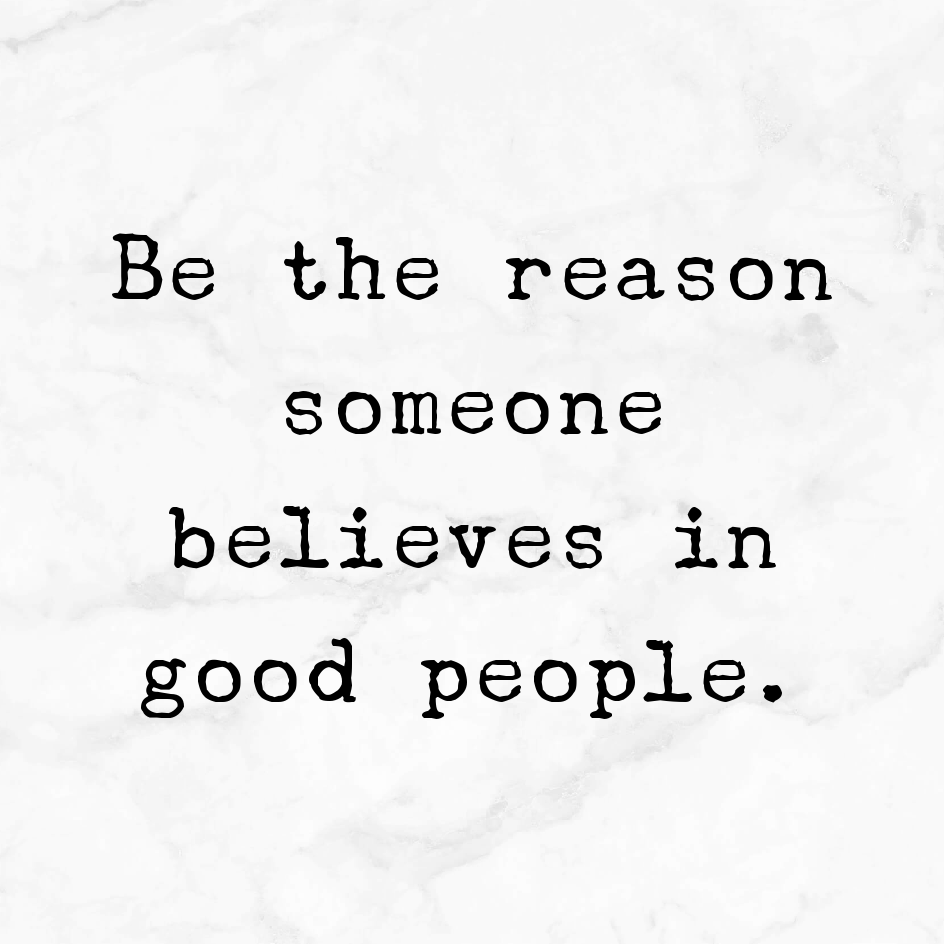
#> input picture classwork/02-28032026_29032026/image.webp, 944 x 944 px
$ jupyter execute --allow-errors 'Eigen values and Vectors 29032026.ipynb'
#> lines starting #> are read from the running program, lines starting #| are printed output that depends on the picture
[cell 1]
# Linear Transformations


# What’s a Linear Transformation?

# Think of a 2D vector like an arrow on a piece of paper.
# A matrix can transform that vector — it can:
# Stretch it
# Shrink it
# Flip it
# Rotate it


# When we multiply a vector by a matrix, we're changing it in these ways.

[cell 2]
from PIL import Image, ImageOps
import matplotlib.pyplot as plt

# Load your image (adjust the path as needed)
img_path = 'image.webp'
original = Image.open(img_path)
#> original is the input picture: PIL image 944x944 RGB; min 0, max 255, mean 237.5

# Apply transformations
rotated = original.rotate(90, expand=True)       # Rotate 90° counterclockwise
scaled = original.resize((int(original.width * 0.1), int(original.height *0.1)))  # Scale by 1.5x
flipped = ImageOps.mirror(original)              # Flip horizontally (mirror)
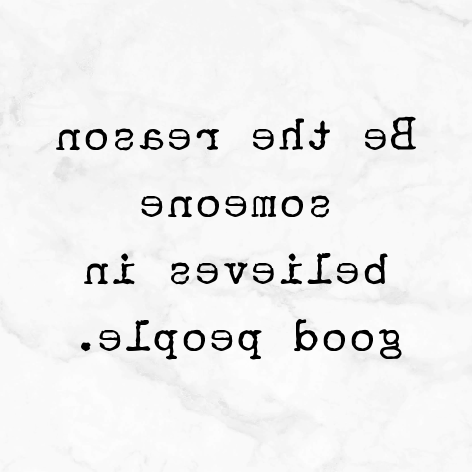
#> flipped: PIL image 944x944 RGB (shown at 1/2 size); min 0, max 255, mean 237.5

# Plot the images side by side
fig, axs = plt.subplots(1, 4, figsize=(16, 5))

titles = ["Original", "Rotated 90°", "Scaled 0.1x", "Flipped Horizontally"]
images = [original, rotated, scaled, flipped]

for ax, img, title in zip(axs, images, titles):
    ax.imshow(img)
    ax.set_title(title)
    ax.axis('off')
#> this loop made 4 passes
#> title on passes 1 to 4: 'Original', 'Rotated 90°', 'Scaled 0.1x', 'Flipped Horizontally'

plt.tight_layout()
plt.show()

[cell 3]
from PIL import Image
import numpy as np

# 1. Open the image
img = Image.open('image.webp')

# 2. Convert PIL image to matrix (NumPy array)
img_matrix = np.array(img)

# 3. Print the matrix (pixel values)
print(img_matrix)
#> (printed output is left out)

# 4. Display metadata (shape shows matrix dimensions: height, width, channels)
print("Shape:", img_matrix.shape)
#| Shape: (944, 944, 3)

# 5. Optional: Convert back to PIL Image if needed
# img2 = Image.fromarray(img_matrix)

[cell 4]
img = Image.open('image.webp')
img_matrix = np.asarray(img)

# 2. Perform the matrix flip
# Horizontal Flip
flipped_h_matrix = img_matrix[:, ::-1]
print(f"flipped_h_matrix --> {flipped_h_matrix}")
#> (printed output is left out)

# Vertical Flip
flipped_v_matrix = img_matrix[::-1, :]
print(f"flipped_v_matrix --> {flipped_v_matrix}")
#> (printed output is left out)

# 3. Convert back to Image to see the result
flipped_h_img = Image.fromarray(flipped_h_matrix)
flipped_h_img.show()

# 4. Convert back to Image to see the result
flipped_v_img = Image.fromarray(flipped_v_matrix)
flipped_v_img.show()

[cell 5]
import numpy as np
from PIL import Image

# 1. Prepare your 'v' (input image matrix)
img = Image.open('image.webp').convert('RGB')
v = np.asarray(img)
rows, cols, channels = v.shape

# 2. Declare 'A' (The Exchange Matrix)
# Create an identity matrix and reverse its rows
A = np.eye(rows)[::-1]

print(f"A[0] ==> {A[0]}")
#| A[0] ==> [0. 0. 0. 0. 0. 0. 0. 0. 0. 0. 0. 0. 0. 0. 0. 0. 0. 0. 0. 0. 0. 0. 0. 0.
#|  0. 0. 0. 0. 0. 0. 0. 0. 0. 0. 0. 0. 0. 0. 0. 0. 0. 0. 0. 0. 0. 0. 0. 0.
#|  0. 0. 0. 0. 0. 0. 0. 0. 0. 0. 0. 0. 0. 0. 0. 0. 0. 0. 0. 0. 0. 0. 0. 0.
#|  0. 0. 0. 0. 0. 0. 0. 0. 0. 0. 0. 0. 0. 0. 0. 0. 0. 0. 0. 0. 0. 0. 0. 0.
#|  0. 0. 0. 0. 0. 0. 0. 0. 0. 0. 0. 0. 0. 0. 0. 0. 0. 0. 0. 0. 0. 0. 0. 0.
#|  0. 0. 0. 0. 0. 0. 0. 0. 0. 0. 0. 0. 0. 0. 0. 0. 0. 0. 0. 0. 0. 0. 0. 0.
#> (further printed lines are left out)
print(f"A[1] ==> {A[1]}")
#| A[1] ==> [0. 0. 0. 0. 0. 0. 0. 0. 0. 0. 0. 0. 0. 0. 0. 0. 0. 0. 0. 0. 0. 0. 0. 0.
#|  0. 0. 0. 0. 0. 0. 0. 0. 0. 0. 0. 0. 0. 0. 0. 0. 0. 0. 0. 0. 0. 0. 0. 0.
#|  0. 0. 0. 0. 0. 0. 0. 0. 0. 0. 0. 0. 0. 0. 0. 0. 0. 0. 0. 0. 0. 0. 0. 0.
#|  0. 0. 0. 0. 0. 0. 0. 0. 0. 0. 0. 0. 0. 0. 0. 0. 0. 0. 0. 0. 0. 0. 0. 0.
#|  0. 0. 0. 0. 0. 0. 0. 0. 0. 0. 0. 0. 0. 0. 0. 0. 0. 0. 0. 0. 0. 0. 0. 0.
#|  0. 0. 0. 0. 0. 0. 0. 0. 0. 0. 0. 0. 0. 0. 0. 0. 0. 0. 0. 0. 0. 0. 0. 0.
#> (further printed lines are left out)

# 3. Compute Av = b
# We use np.dot or @. For RGB, we apply A to each color channel.
b = A @ v.reshape(rows, -1) # Flatten cols/channels to treat as a 2D transform
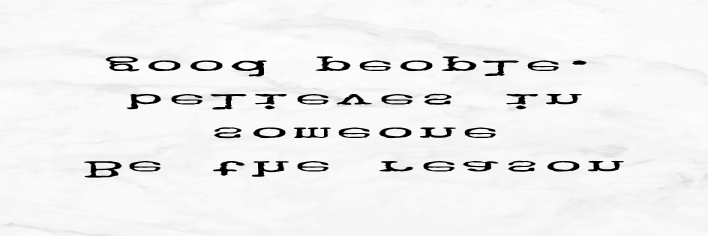
#> b: shape (944, 2832) float64 (shown at 1/4 size); min 0, max 255, mean 237.5
b = b.reshape(rows, cols, channels).astype(np.uint8)

# Show result
Image.fromarray(b).show()

[cell 6]
import numpy as np
import matplotlib.pyplot as plt
from PIL import Image

# Load your image
img_path = "image4.jpeg" # path of image
image = Image.open(img_path)
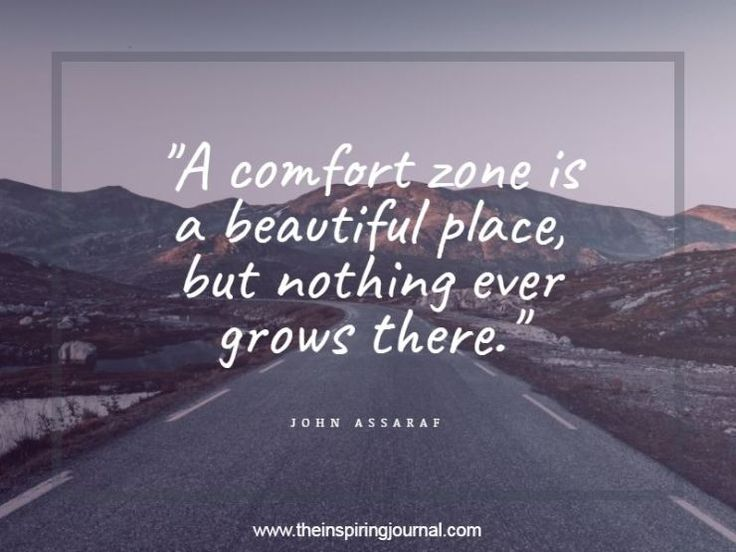
#> input picture classwork/02-28032026_29032026/image4.jpeg, 736 x 552 px
#> image is the input picture: PIL image 736x552 RGB; mean R, G, B 113.1, 107, 124.6
img_width, img_height = image.size

# Function to draw grid
def draw_grid(ax, transform=np.eye(2), color='black'):
    # Create grid points
    lines = np.linspace(-1, 1, 11)
    for x in lines:
        pts = np.array([[x, -1], [x, 1]])
        pts_t = (transform @ pts.T).T
        ax.plot(pts_t[:, 0], pts_t[:, 1], color=color, lw=0.8, alpha=0.6)
    for y in lines:
        pts = np.array([[-1, y], [1, y]])
        pts_t = (transform @ pts.T).T
        ax.plot(pts_t[:, 0], pts_t[:, 1], color=color, lw=0.8, alpha=0.6)

# List of transformations
transforms = {
    "Original": np.eye(2),
    "Shear": np.array([[1, 1], [0, 1]]),
    "Stretch X": np.array([[2, 0], [0, 1]]),
    "Rotate 45°": np.array([
        [np.cos(np.pi / 4), -np.sin(np.pi / 4)],
        [np.sin(np.pi / 4),  np.cos(np.pi / 4)]
    ]),
    "Reflect X": np.array([[1, 0], [0, -1]])
}

# Plot setup
fig, axs = plt.subplots(1, len(transforms), figsize=(18, 4))

for ax, (name, matrix) in zip(axs, transforms.items()):
    ax.imshow(image, extent=[-1, 1, -1, 1], alpha=0.3)
    draw_grid(ax, transform=matrix)
    ax.set_title(name)
    ax.set_xlim(-2, 2)
    ax.set_ylim(-2, 2)
    ax.set_aspect('equal')
    ax.axis('off')

plt.tight_layout()
plt.suptitle("Linear Transformations Applied to Grid", fontsize=16)
plt.subplots_adjust(top=0.85)
plt.show()
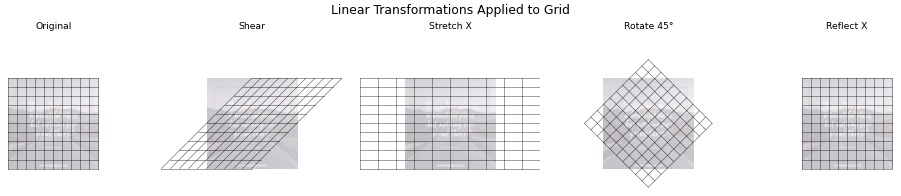
#> figure drawn by matplotlib, 5 panels

[cell 7]
import numpy as np
import matplotlib.pyplot as plt
from skimage import data
from skimage.transform import warp
from skimage.color import rgb2gray

# Loading a inbuilt image
image = rgb2gray(data.astronaut())# converting the RGB to grayscale
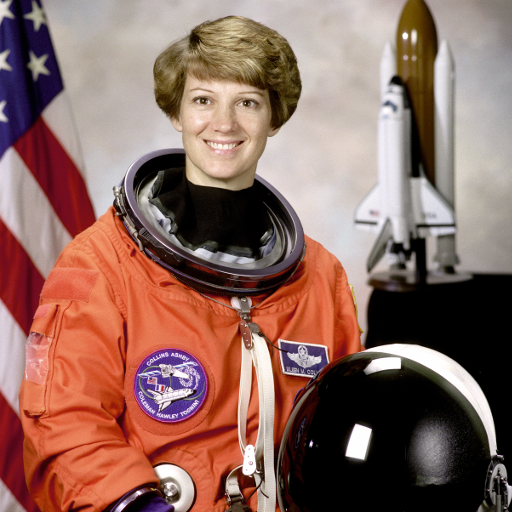
#> input picture skimage.data.astronaut(), 512 x 512 px
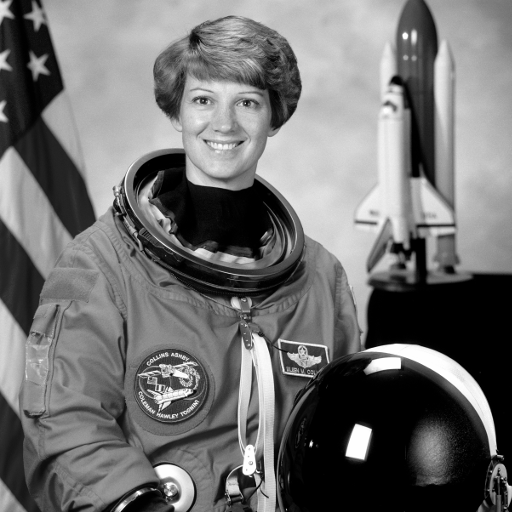
#> image: shape (512, 512) float64; min 0, max 1, mean 0.442

# Define a linear transformation matrix
# Example: Shear in x-direction
transform_matrix = np.array([
    [1, 0.5],
    [0, 1]
])

# Warp the image using the transformation matrix
def transform_coords(coords):
    return np.dot(coords, transform_matrix.T)

# Apply warp transformation -> Warp an image according to a given coordinate transformation.
warped_image = warp(image, transform_coords)
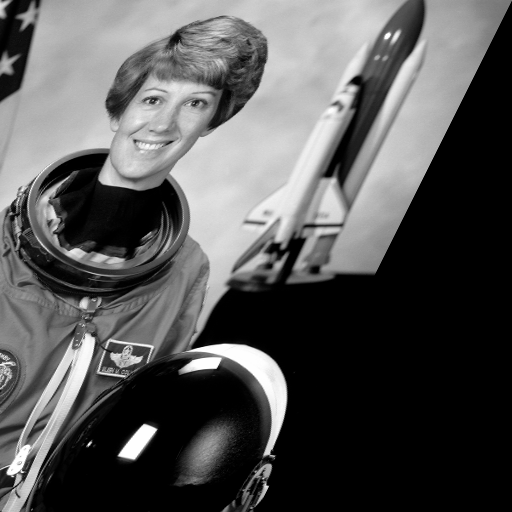
#> warped_image: shape (512, 512) float64; min 0, max 1, mean 0.338

# Plot original and transformed image
fig, axes = plt.subplots(1, 2, figsize=(12, 6))
axes[0].imshow(image, cmap='gray')
axes[0].set_title('Original Image')
axes[0].axis('off')

axes[1].imshow(warped_image, cmap='gray')
axes[1].set_title('After Linear Transformation')
axes[1].axis('off')

plt.tight_layout()
plt.show()

[cell 8]
import numpy as np
import matplotlib.pyplot as plt
from skimage import data
from skimage.transform import warp
from skimage.color import rgb2gray

# Similarly, we are takign the same astronaut images
image = rgb2gray(data.astronaut())

# Define rotation angle in degrees
theta = 30
theta_rad = np.deg2rad(theta)

# Define rotation matrix
A = np.array([
    [np.cos(theta_rad), -np.sin(theta_rad)],
    [np.sin(theta_rad),  np.cos(theta_rad)]
])

# Function to apply linear transformation to coordinates
def transform_coords(coords):
    return np.dot(coords, A.T)

# Apply warp transformation
rotated_image = warp(image, transform_coords)
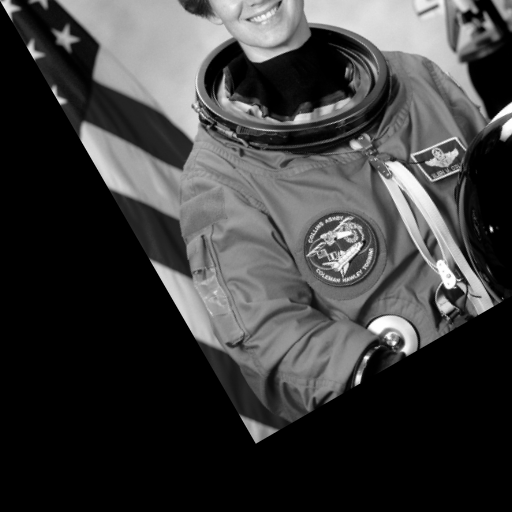
#> rotated_image: shape (512, 512) float64; min 0, max 1, mean 0.241

# Plot original and rotated image
fig, axes = plt.subplots(1, 2, figsize=(12, 6))

axes[0].imshow(image, cmap='gray')
axes[0].set_title('Original Image')
axes[0].axis('off')

axes[1].imshow(rotated_image, cmap='gray')
axes[1].set_title(f'Rotated Image ({theta}°)')
axes[1].axis('off')

plt.tight_layout()
plt.show()

[cell 9]
# Transformation -> multiplying a vector through a matrix
import numpy as np
import matplotlib.pyplot as plt

A = np.array([[2, 0],
              [0, 1]])

v = np.array([[1], [1]])

print('A',A)
print('v',v)

#Matrix A multiplied by vector v
transformed_v = A @ v # same as np.matmul(A, v)

print('transformed_v',transformed_v)

print("Original vector:", v.ravel())
print("Transformed vector:", transformed_v.ravel())
#.ravel() is a function in NumPy that flattens an array — it turns it into a 1D array.

#> (a cell that did not finish here is left out)

[cell 11]
# Plot the original and transformed vector
plt.figure(figsize=(6,6))
ax = plt.gca()

# Original vector in blue
ax.quiver(0, 0, v[0,0], v[1,0], angles='xy', scale_units='xy', scale=1, color='blue', label='Original Vector')

# Transformed vector in red
ax.quiver(0, 0, transformed_v[0,0], transformed_v[1,0], angles='xy', scale_units='xy', scale=1, color='red', label='Transformed Vector')

# Setup plot
ax.set_xlim(-1, 3)
ax.set_ylim(-1, 3)
ax.set_aspect('equal')
plt.grid()
plt.axhline(0, color='black', linewidth=0.5)
plt.axvline(0, color='black', linewidth=0.5)
plt.legend()
plt.title('Matrix Transformation of a Vector')
plt.show()

# ax.quiver() in Matplotlib is used to create quiver plots,
# which visually represent vectors or flows by drawing arrows at specified points.
# The function takes several arguments to define the positions, directions,
# and appearance of the arrows.

[cell 12]
# import numpy as np
# import matplotlib.pyplot as plt

# # Define the matrix and vector
# A = np.array([[2, 0],
#               [0, 1]])
# v = np.array([[1],
#               [1]])

# # Perform the transformation
# v_trans = A @ v

# # Create a plot to visualize the vectors
# plt.figure(figsize=(6,6))

# # Plot the original vector (in blue)
# plt.quiver(0, 0, v[0,0], v[1,0], angles='xy', scale_units='xy', scale=1, color='blue', label="Original Vector [1,1]")

# # Plot the transformed vector (in red)
# plt.quiver(0, 0, v_trans[0,0], v_trans[1,0], angles='xy', scale_units='xy', scale=1, color='red', label="Transformed Vector [2,1]")

# # Set the limits of the plot
# plt.xlim(-1, 3)
# plt.ylim(-1, 3)

# # Draw axis lines
# plt.axhline(0, color='black', linewidth=0.5)
# plt.axvline(0, color='black', linewidth=0.5)

# # Add grid, legend, and title
# plt.grid()
# plt.legend()
# plt.title('Transformation of a Non-Eigenvector')

# # Display the plot
# plt.show()

Eigenvectors are special: their direction doesn't change under the transformation

Eigenvalues are how much they're stretched/compressed

[cell 13]
# inbuilt function

A = np.array([[2, 1],
              [1, 2]])

eigvals, eigvecs = np.linalg.eig(A)

print("Eigenvalues:", eigvals)
print("Eigenvectors:\n", eigvecs)

[cell 14]
# For Visualizing Eigenvectors


# Standard basis vectors
vecs = np.eye(2)
colors = ['r', 'g']

# Create 3 subplots
fig, axes = plt.subplots(1, 3, figsize=(15, 5))

titles = ["Original Basis Vectors", "Transformed Vectors", "Eigenvectors"]
for ax, title in zip(axes, titles):
    ax.set_xlim(-3, 3)
    ax.set_ylim(-3, 3)
    ax.set_aspect('equal')
    ax.grid(True)
    ax.set_title(title)

# Subplot 1: Original basis vectors
for i in range(2):
    v = vecs[:, i]
    axes[0].quiver(0, 0, v[0], v[1], color=colors[i], scale=1, scale_units='xy', angles='xy', label=f'v{i+1}')
axes[0].legend()

# Subplot 2: Transformed basis vectors
for i in range(2):
    v = vecs[:, i]
    t = A @ v
    axes[1].quiver(0, 0, t[0], t[1], color=colors[i], scale=1, scale_units='xy', angles='xy', label=f'A*v{i+1}')
axes[1].legend()

# Subplot 3: Eigenvectors
for i in range(len(eigvals)):
    v1 = eigvecs[:, i]
    axes[2].quiver(0, 0, v1[0], v1[1], color='b', scale=1, scale_units='xy', angles='xy',
                   label=f'λ={eigvals[i]:.2f}')
axes[2].legend()

plt.suptitle("Matrix Transformation Visualization")
plt.tight_layout()
plt.show()

print('vecs',vecs)

print('A',A)


for i in range(2):
    v = vecs[:, i]
    print('original',v)
for i in range(2):
    v = vecs[:, i]
    t = A @ v
    print('transformed',t)

for i in range(len(eigvals)):
    v = eigvecs[:, i]
    print('eigen vectors',v)


# The standard vectors go off in new directions when transformed.
# The eigenvectors point along 45° and -45° (they don't rotate under A).

[cell 15]
# sample problem

#> (a cell that did not finish here is left out)

#> (a cell that did not finish here is left out)

# Eigenvectors keep their direction when a transformation (matrix) is applied. Only their length (magnitude) may change — not their angle.

# Normal Vectors:

When you apply a matrix to most vectors, they:
rotate
stretch/shrink
even flip sometimes

→ Direction changes

# Eigenvectors:
When you apply the matrix A to an eigenvector v, it becomes:

A⋅v=λ⋅v

That means:

The output is just a scaled version of the same vector.
It’s pointing exactly in the same (or opposite) direction.

[cell 18]
import numpy as np
import matplotlib.pyplot as plt

# Define a linear transformation matrix (shear)
A = np.array([
    [2, 1],
    [0, 1]
])

# Arbitrary "normal" vector (not an eigenvector)
v_normal = np.array([1, 1])

# Compute eigenvalues and eigenvectors
eigenvalues, eigenvectors = np.linalg.eig(A)

# Pick the first eigenvector
v_eigen = eigenvectors[:, 0]

# Transform both vectors
v_normal_trans = A @ v_normal
v_eigen_trans = A @ v_eigen

# Plot original and transformed vectors
fig, ax = plt.subplots(figsize=(8, 8))

# Plot the original vectors (blue/green)
ax.quiver(0, 0, v_normal[0], v_normal[1], angles='xy', scale_units='xy', scale=1, color='blue', label='Normal Vector')
ax.quiver(0, 0, v_eigen[0], v_eigen[1], angles='xy', scale_units='xy', scale=1, color='green', label='Eigenvector')

# Plot the transformed vectors (red/orange)
ax.quiver(0, 0, v_normal_trans[0], v_normal_trans[1], angles='xy', scale_units='xy', scale=1, color='red', label='Transformed Normal')
ax.quiver(0, 0, v_eigen_trans[0], v_eigen_trans[1], angles='xy', scale_units='xy', scale=1, color='orange', label='Transformed Eigenvector')

# Plot settings
ax.set_xlim(-2, 4)
ax.set_ylim(-2, 4)
ax.set_aspect('equal')
ax.grid(True)
ax.axhline(0, color='black', linewidth=0.5)
ax.axvline(0, color='black', linewidth=0.5)
ax.set_title("Normal vs Eigenvector Transformation")
ax.legend()
plt.show()

Blue: original normal vector

Green: original eigenvector

Red: transformed normal vector (points somewhere else)

Orange: transformed eigenvector (stays in the same direction

[cell 19]
# Shear Transformation

import numpy as np
import matplotlib.pyplot as plt
from PIL import Image

# Load image
img_path = "image4.jpeg"
image = Image.open(img_path)

# Matrix A (a simple shear transformation)
A = np.array([[1, 1],
              [0, 1]])

# Eigenvalues and eigenvectors
eigvals, eigvecs = np.linalg.eig(A)

# Grid setup
grid_range = np.linspace(-1, 1, 20)
grid_points = np.array([[x, y] for x in grid_range for y in grid_range])

# Apply transformation to grid points
transformed_points = np.dot(grid_points, A.T)

# Create figure
fig, ax = plt.subplots(figsize=(8, 8))

# Show image in background
# ax.imshow(image, extent=[-2, 2, -2, 2], alpha=0.5)

# Plot original grid
for x in grid_range:
    ax.plot([x]*len(grid_range), grid_range, color='gray', lw=0.5, alpha=0.6)
for y in grid_range:
    ax.plot(grid_range, [y]*len(grid_range), color='gray', lw=0.5, alpha=0.6)

# Plot transformed grid
for x in grid_range:
    line = np.array([[x, y] for y in grid_range])
    transformed_line = A @ line.T
    ax.plot(transformed_line[0], transformed_line[1], color='red', lw=0.5)

for y in grid_range:
    line = np.array([[x, y] for x in grid_range])
    transformed_line = A @ line.T
    ax.plot(transformed_line[0], transformed_line[1], color='red', lw=0.5)

# Plot eigenvectors
origin = np.array([0, 0])
for i in range(2):
    v = eigvecs[:, i]
    print('v',v)
    ax.quiver(*origin, *v, color='blue', scale=1, scale_units='xy', angles='xy', label=f"Eigenvector {i+1}")

ax.set_xlim(-2, 2)
ax.set_ylim(-2, 2)
ax.set_aspect('equal')
ax.grid(False)
ax.legend()
plt.title("Grid Transformation with Eigenvectors")
plt.show()

[cell 20]
import numpy as np
import matplotlib.pyplot as plt

# Define transformation matrix
A = np.array([[2, 1],
              [1, 2]])

# Compute eigenvalues and eigenvectors
eigvals, eigvecs = np.linalg.eig(A)

# Grid setup
grid_range = np.linspace(-2, 2, 20)
X, Y = np.meshgrid(grid_range, grid_range)
points = np.vstack([X.ravel(), Y.ravel()])

# Transform the grid points
transformed_points = A @ points

# Plotting
fig, axs = plt.subplots(1, 2, figsize=(12, 5))
titles = ["Before Transformation", "After Transformation"]

for i, ax in enumerate(axs):
    ax.set_xlim(-5, 5)
    ax.set_ylim(-5, 5)
    ax.set_aspect('equal')
    ax.grid(True)
    ax.set_title(titles[i])

# Plot original grid and eigenvectors
axs[0].plot(points[0], points[1], 'k.', alpha=0.3)
for i in range(len(eigvals)):
    vec = eigvecs[:, i]
    axs[0].quiver(0, 0, vec[0], vec[1], angles='xy', scale_units='xy',
                  scale=1, color='r', label=f"EV {i+1}")

# Plot transformed grid and transformed eigenvectors
axs[1].plot(transformed_points[0], transformed_points[1], 'k.', alpha=0.3)
for i in range(len(eigvals)):
    vec = eigvecs[:, i]
    tvec = A @ vec
    axs[1].quiver(0, 0, tvec[0], tvec[1], angles='xy', scale_units='xy',
                  scale=1, color='b', label=f"A·EV {i+1}")

axs[0].legend()
axs[1].legend()

plt.suptitle("Eigenvectors Before and After Linear Transformation")
plt.tight_layout()
plt.show()
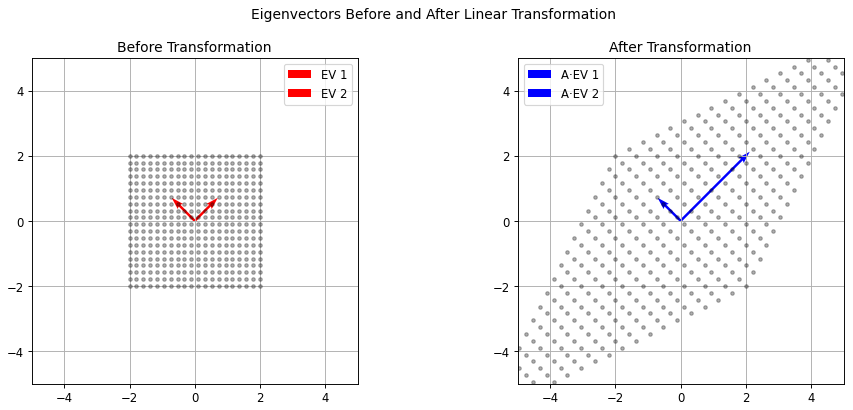
#> figure drawn by matplotlib, 2 panels
